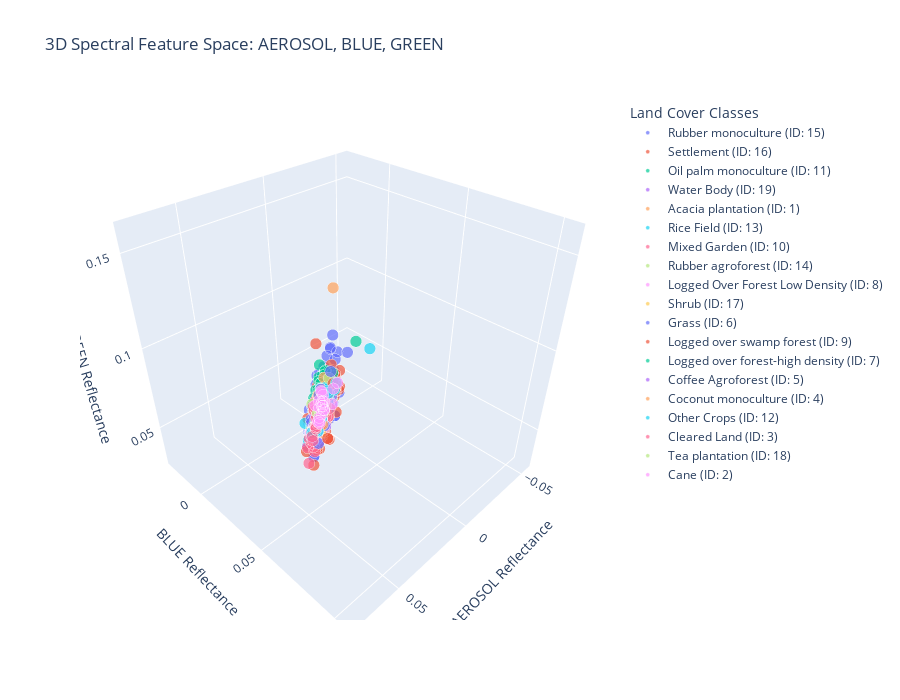

Notebook code cell kept with this figure:
### Code cell
#3D scatter plot
multi_d_scater = ploter.scatter_plot_3d(pixel_extract)
multi_d_scater
